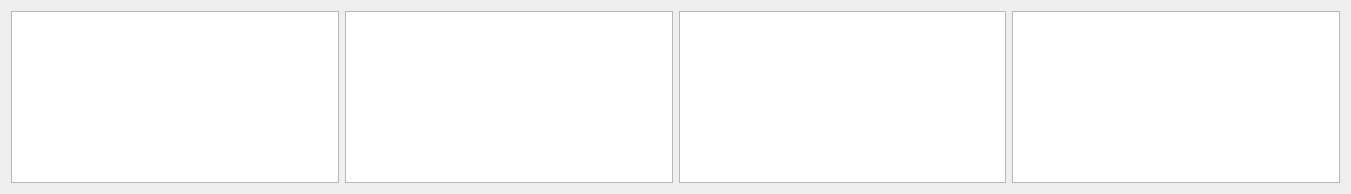
      <widget class="QWidget" name="layoutWidget">
       <property name="geometry">
        <rect>
         <x>40</x>
         <y>130</y>
         <width>1351</width>
         <height>194</height>
        </rect>
       </property>
       <layout class="QGridLayout" name="gridLayout_46">
        <item row="0" column="0">
         <widget class="QTextEdit" name="textEdit_4">
          <property name="font">
           <font>
            <family>黑体</family>
            <pointsize>10</pointsize>
            <weight>50</weight>
            <italic>false</italic>
            <bold>false</bold>
            <stylestrategy>PreferDefault</stylestrategy>
            <kerning>true</kerning>
           </font>
          </property>
          <property name="styleSheet">
           <string notr="true">font: 10pt &quot;黑体&quot;;</string>
          </property>
         </widget>
        </item>
        <item row="0" column="1">
         <widget class="QTextEdit" name="textEdit_5">
          <property name="font">
           <font>
            <family>黑体</family>
            <pointsize>10</pointsize>
            <weight>50</weight>
            <italic>false</italic>
            <bold>false</bold>
           </font>
          </property>
          <property name="styleSheet">
           <string notr="true">font: 10pt &quot;黑体&quot;;</string>
          </property>
         </widget>
        </item>
        <item row="0" column="2">
         <widget class="QTextEdit" name="textEdit_6">
          <property name="styleSheet">
           <string notr="true">font: 10pt &quot;黑体&quot;;</string>
          </property>
         </widget>
        </item>
        <item row="0" column="3">
         <widget class="QTextEdit" name="textEdit_8">
          <property name="styleSheet">
           <string notr="true">font: 10pt &quot;黑体&quot;;</string>
          </property>
         </widget>
        </item>
       </layout>
      </widget>
